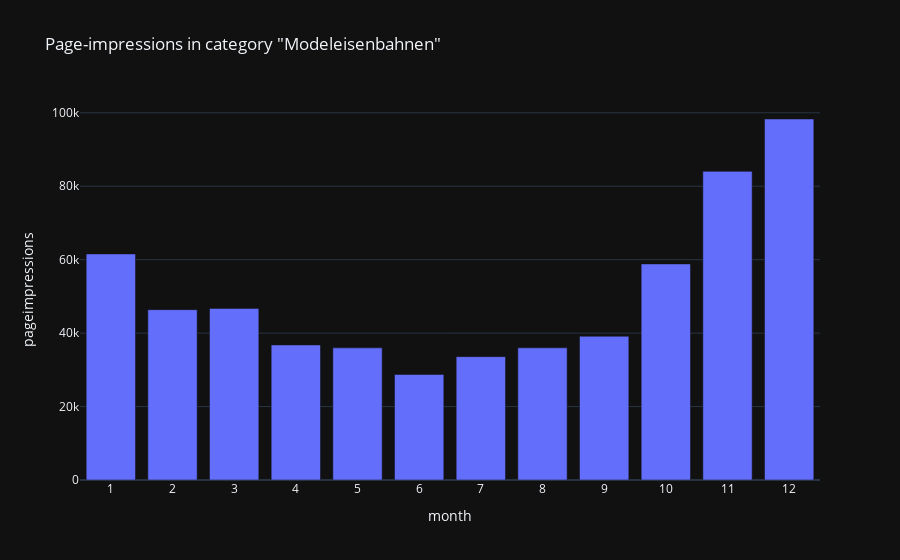

Here is the notebook cell this chart was saved with:
### Markdown cell above
### Comparing page impressions of some categories

### Code cell
modeleisenbahnen = data.loc[data['category'] == "Modelleisenbahnen"]
fig = px.bar(modeleisenbahnen, x="month", y="pageimpressions", template='plotly_dark',
                  title='Page-impressions in category "Modeleisenbahnen"')
fig.update_layout(xaxis = dict(tickmode = 'linear', dtick = 1))
fig.show()

### Figure 1 — Plotly figure (JSON) as saved in the notebook; plotly's stock layout.template omitted (floating-point values rounded to 4 significant figures)
{"data": [{"alignmentgroup": "True", "hovertemplate": "month=%{x}<br>pageimpressions=%{y}<extra></extra>", "legendgroup": "", "marker": {"color": "#636efa", "pattern": {"shape": ""}}, "name": "", "offsetgroup": "", "orientation": "v", "showlegend": false, "textposition": "auto", "type": "bar", "x": [1, 2, 3, 4, 5, 6, 7, 8, 9, 10, 11, 12], "xaxis": "x", "y": [61563, 46386, 46734, 36781, 35983, 28738, 33594, 35991, 39150, 58843, 84046, 98304], "yaxis": "y"}], "layout": {"barmode": "relative", "legend": {"tracegroupgap": 0}, "title": {"text": "Page-impressions in category \"Modeleisenbahnen\""}, "xaxis": {"anchor": "y", "domain": [0, 1], "dtick": 1, "tickmode": "linear", "title": {"text": "month"}}, "yaxis": {"anchor": "x", "domain": [0, 1], "title": {"text": "pageimpressions"}}}}
